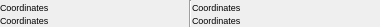
<?xml version="1.0" encoding="UTF-8"?>
<ui version="4.0" stdsetdef="1">
  <resources><include location="png/icons.qrc"/></resources><author></author>
  <comment></comment>
  <exportmacro></exportmacro>
  <class>QG_CoordinateWidget</class>
  <widget class="QWidget" name="QG_CoordinateWidget">
    <property name="geometry">
      <rect>
        <x>0</x>
        <y>0</y>
        <width>380</width>
        <height>27</height>
      </rect>
    </property>
    <property name="sizePolicy">
      <sizepolicy>
        <hsizetype>1</hsizetype>
        <vsizetype>1</vsizetype>
        <horstretch>0</horstretch>
        <verstretch>0</verstretch>
      </sizepolicy>
    </property>
    <property name="minimumSize">
      <size>
        <width>380</width>
        <height>27</height>
      </size>
    </property>
    <property name="maximumSize">
      <size>
        <width>500</width>
        <height>50</height>
      </size>
    </property>
    <property name="windowTitle">
      <string>Coordinates</string>
    </property>
    <layout class="QHBoxLayout">
      <property name="margin">
        <number>0</number>
      </property>
      <property name="spacing">
        <number>0</number>
      </property>
      <item>
        <layout class="QVBoxLayout">
          <property name="margin">
            <number>0</number>
          </property>
          <property name="spacing">
            <number>0</number>
          </property>
          <item>
            <widget class="QLabel" name="lCoord1">
              <property name="font">
                <font>
                  <family>Helvetica</family>
                  <pointsize>7</pointsize>
                </font>
              </property>
              <property name="frameShape">
                <enum>QFrame::NoFrame</enum>
              </property>
              <property name="frameShadow">
                <enum>QFrame::Plain</enum>
              </property>
              <property name="text">
                <string>Coordinates</string>
              </property>
              <property name="wordWrap">
                <bool>false</bool>
              </property>
            </widget>
          </item>
          <item>
            <widget class="QLabel" name="lCoord1b">
              <property name="font">
                <font>
                  <family>Helvetica</family>
                  <pointsize>7</pointsize>
                </font>
              </property>
              <property name="frameShape">
                <enum>QFrame::NoFrame</enum>
              </property>
              <property name="frameShadow">
                <enum>QFrame::Plain</enum>
              </property>
              <property name="text">
                <string>Coordinates</string>
              </property>
              <property name="wordWrap">
                <bool>false</bool>
              </property>
            </widget>
          </item>
        </layout>
      </item>
      <item>
        <widget class="Line" name="line1">
          <property name="frameShape">
            <enum>QFrame::VLine</enum>
          </property>
          <property name="frameShadow">
            <enum>QFrame::Sunken</enum>
          </property>
        </widget>
      </item>
      <item>
        <layout class="QVBoxLayout">
          <property name="margin">
            <number>0</number>
          </property>
          <property name="spacing">
            <number>0</number>
          </property>
          <item>
            <widget class="QLabel" name="lCoord2">
              <property name="font">
                <font>
                  <family>Helvetica</family>
                  <pointsize>7</pointsize>
                </font>
              </property>
              <property name="text">
                <string>Coordinates</string>
              </property>
              <property name="wordWrap">
                <bool>false</bool>
              </property>
            </widget>
          </item>
          <item>
            <widget class="QLabel" name="lCoord2b">
              <property name="font">
                <font>
                  <family>Helvetica</family>
                  <pointsize>7</pointsize>
                </font>
              </property>
              <property name="text">
                <string>Coordinates</string>
              </property>
              <property name="wordWrap">
                <bool>false</bool>
              </property>
            </widget>
          </item>
        </layout>
      </item>
    </layout>
  </widget>
  <layoutdefault spacing="6" margin="11"/>
  <pixmapfunction>qPixmapFromMimeSource</pixmapfunction>
  <includes>
    <include location="local">rs_vector.h</include>
    <include location="local">rs_math.h</include>
    <include location="local">rs_graphic.h</include>
    <include location="local">rs_math.h</include>
  </includes>
</ui>
